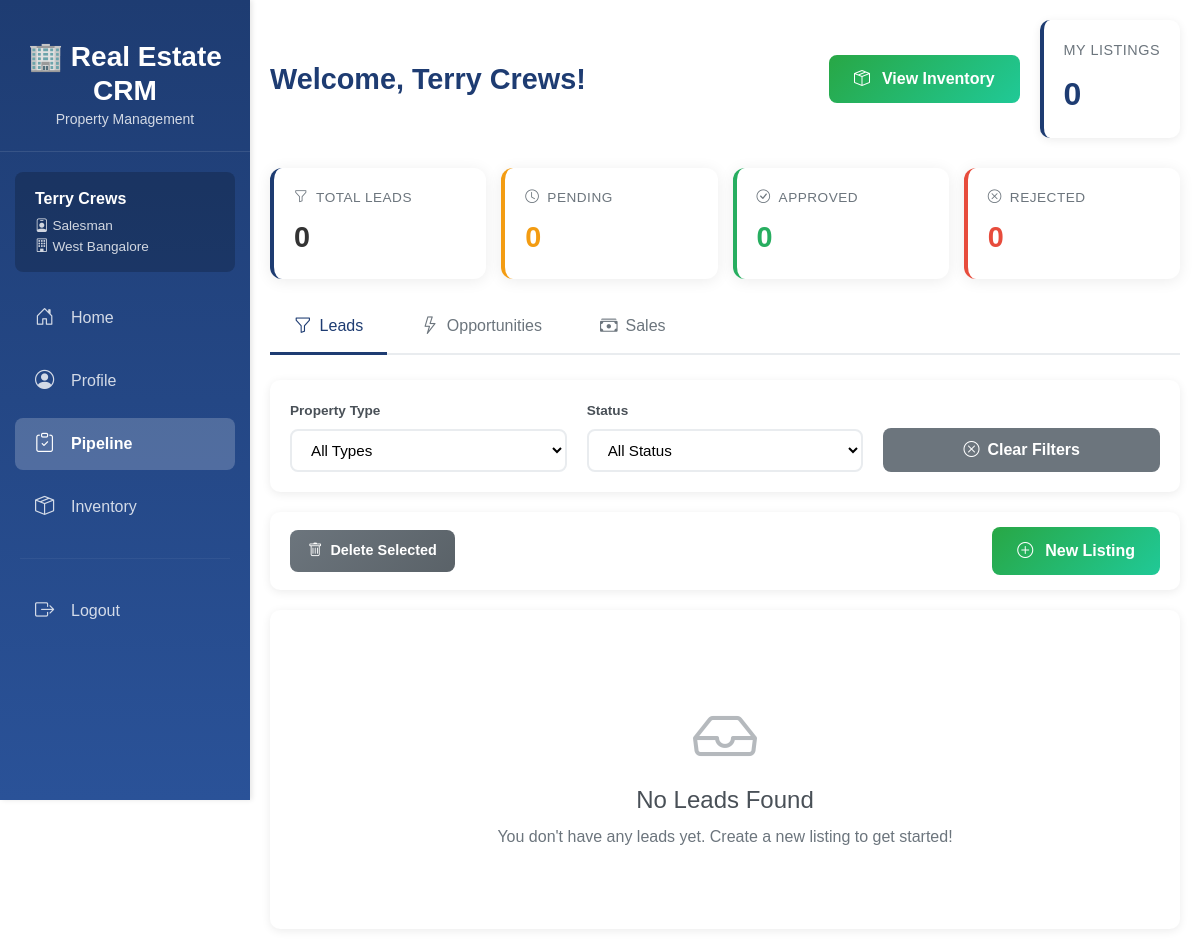
The app's page /dashboard/salesman/ (signed in), older data.
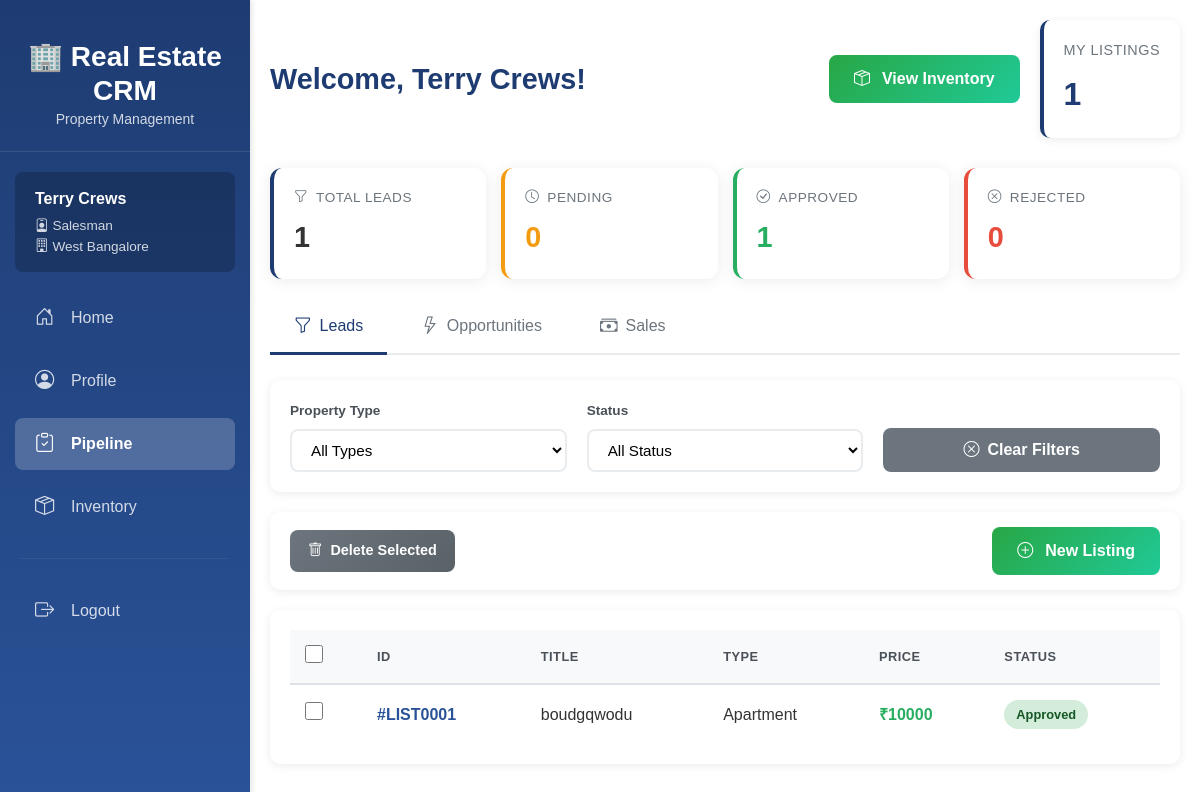
The same page, newer data.
### inventory/models.py (models this page shows, shortened)
class Listing(models.Model):
    class typeChoices(models.TextChoices):
        VILLA = "Villa", "Villa"
        APARTMENT = "Apartment", "Apartment"
        WAREHOUSE = "Warehouse", "Warehouse"
        RETAIL_STORE = "Retail", "Retail Store"
        OFFICE_SPACE = "Office", "Office Space"
    class leadStatusChoices(models.TextChoices):
        PENDING = "Pending", "Pending Approval"
        REJECTED = "Rejected", "Rejected"
        APPROVED = "Approved", "Approved"
    class oppStatusChoices(models.TextChoices):
        PROSPECTING = "Prospecting", "Prospecting"
        NEGOTIATING = "Negotiating", "Negotiating"
        PENDING = "Pending", "Pending Approval"
        REJECTED = "Rejected", "Rejected"
        APPROVED = "Approved", "Approved"
    class saleStatusChoices(models.TextChoices):
        PROCESSING = "Processing", "Processing"
        CLOSED_WON = "ClosedW", "Closed Won"
        CLOSED_LOST = "ClosedL", "Closed Lost"
    id = models.CharField(max_length=10, primary_key=True)
    branch  = models.ForeignKey(
        'org.Branch',
        on_delete=models.CASCADE,
        related_name='listings'
    )
    type = models.TextField(
        choices=typeChoices.choices,
        default=typeChoices.VILLA)
    proposed_price = models.DecimalField(max_digits=12, decimal_places=2)
    title = models.CharField(max_length=200)
    address = models.TextField()
    city = models.CharField(max_length=100)
    lead_status = models.TextField(
        choices=leadStatusChoices.choices,
        default=leadStatusChoices.PENDING
    )
    lead_approved_by = models.ForeignKey(
        'accounts.User',
        on_delete=models.SET_NULL,
        null=True,
        blank=True,
        related_name='approved_leads'
    )
    lead_approved_at = models.DateTimeField(null=True, blank=True)
    opp_status = models.TextField(
        choices=oppStatusChoices.choices,
        null=True, blank=True
    )
    opp_approved_by = models.ForeignKey(
        'accounts.User',
        on_delete=models.SET_NULL,
        null=True,
        blank=True,
        related_name='approved_opportunities'
    )
    opp_approved_at = models.DateTimeField(null=True, blank=True)
    opp_price = models.DecimalField(max_digits=12, decimal_places=2, null=True, blank=True)
    sale_status = models.TextField(
        choices=saleStatusChoices.choices,
        null=True, blank=True
    )
    sale_closed_at = models.DateTimeField(null=True, blank=True)
    sale_price = models.DecimalField(max_digits=12, decimal_places=2, null=True, blank=True)
    created_at = models.DateTimeField(auto_now_add=True)
    updated_at = models.DateTimeField(auto_now=True)
    is_active = models.BooleanField(default=True)
    assigned_salesman = models.ForeignKey(
        'accounts.User',
        on_delete=models.SET_NULL,
        null=True,
        blank=True,
        related_name='assigned_salesmen',
        limit_choices_to={'role': 'Salesman'},
    )
    comments = models.CharField(null=True, max_length=100, blank=True)

### dashboards/views.py (the view, shortened to what this page needs)
# urls.py: path('salesman/', views.salesman_dashboard, name='salesman_dashboard'),
@login_required
@user_passes_test(is_salesman)
def salesman_dashboard(request):
    listings = listings_visible_to(request.user)
    lead_count = listings.filter(
        Q(lead_status=Listing.leadStatusChoices.PENDING) |
        Q(lead_status=Listing.leadStatusChoices.APPROVED) |
        Q(lead_status=Listing.leadStatusChoices.REJECTED)).count()
    lead_active_count = listings.filter(lead_status=Listing.leadStatusChoices.PENDING).count()
    lead_approved_count = listings.filter(lead_status=Listing.leadStatusChoices.APPROVED).count()
    lead_rejected_count = listings.filter(lead_status=Listing.leadStatusChoices.REJECTED).count()
    opp_count = listings.filter(
        Q(opp_status=Listing.oppStatusChoices.PENDING) |
        Q(opp_status=Listing.oppStatusChoices.PROSPECTING) |
        Q(opp_status=Listing.oppStatusChoices.NEGOTIATING) |
        Q(opp_status=Listing.oppStatusChoices.APPROVED) |
        Q(opp_status=Listing.oppStatusChoices.REJECTED)).count()
    opp_active_count = listings.filter(
        Q(opp_status=Listing.oppStatusChoices.PENDING) |
        Q(opp_status=Listing.oppStatusChoices.PROSPECTING) |
        Q(opp_status=Listing.oppStatusChoices.NEGOTIATING)).count()
    opp_approved_count = listings.filter(opp_status=Listing.oppStatusChoices.APPROVED).count()
    opp_rejected_count = listings.filter(opp_status=Listing.oppStatusChoices.REJECTED).count()
    sale_count = listings.filter(
        Q(sale_status=Listing.saleStatusChoices.PROCESSING) |
        Q(sale_status=Listing.saleStatusChoices.CLOSED_WON) |
        Q(sale_status=Listing.saleStatusChoices.CLOSED_LOST)).count()
    sale_active_count = listings.filter(sale_status=Listing.saleStatusChoices.PROCESSING).count()
    sale_won_count = listings.filter(sale_status=Listing.saleStatusChoices.CLOSED_WON).count()
    sale_lost_count = listings.filter(sale_status=Listing.saleStatusChoices.CLOSED_LOST).count()
    stage = request.POST.get('stage', 'lead')
    context = {
        'listings': listings,
        'lead_count': lead_count,
        'lead_active_count': lead_active_count,
        'lead_approved_count': lead_approved_count,
        'lead_rejected_count': lead_rejected_count,
        'opp_count': opp_count,
        'opp_active_count': opp_active_count,
        'opp_approved_count': opp_approved_count,
        'opp_rejected_count': opp_rejected_count,
        'sale_count': sale_count,
        'sale_active_count': sale_active_count,
        'sale_won_count': sale_won_count,
        'sale_lost_count': sale_lost_count,
        'stage': stage
    }
    return render(request, 'dashboards/salesman_dashboard.html', context)

### dashboards/views.py (called while the page is built)
def is_salesman(user):
    return user.groups.filter(name='Salesman').exists()

### inventory/views.py (called while the page is built)
def listings_visible_to(user):
    if not user.is_authenticated:
        return Listing.objects.none()
    if user.role == 'Salesman':
        return Listing.objects.filter(
            branch=user.branch,
            assigned_salesman=user
        )
    elif user.role == 'Manager':
        return Listing.objects.filter(branch=user.branch)
    elif user.role == 'CEO':
        return Listing.objects.all()
    return Listing.objects.none()

### dashboards/templates/dashboards/salesman_dashboard.html (shortened to what the changed rows need)
{% extends 'base.html' %}
{% load static %}
{% block extra_css %}
<link rel="stylesheet" href="{% static 'css/dashboard.css' %}">
<link rel="stylesheet" href="{% static 'css/components.css' %}">
{% endblock %}
{% block content %}
<div class="dashboard-header">
    <h1 class="dashboard-welcome">Welcome, {{ user.get_full_name|default:user.username }}!</h1>
    <div class="stats-overview-card">
        <div class="stats-title">My Listings</div>
        <div class="stats-value">{{ listings|length }}</div>
    </div>
</div>
<div class="stats-group active" id="stats-leads">
    <div class="stats-card total">
        <div class="stats-label"><i class="bi bi-funnel"></i> Total Leads</div>
        <div class="stats-number">{{ lead_count }}</div>
    </div>
    <div class="stats-card approved">
        <div class="stats-label"><i class="bi bi-check-circle"></i> Approved</div>
        <div class="stats-number">{{ lead_approved_count }}</div>
    </div>
</div>
<div id="leads" class="tab-content active">
    <form method="post" id="batch-form-leads">
        <div class="table-container">
            {% if listings %}
            <table id="salesman-leads-table" class="data-table">
                <thead>
                    <tr>
                        <th><input type="checkbox" id="select_all_leads" onchange="toggleSelectAll(this)"></th>
                        <th>ID</th>
                        <th>Title</th>
                        <th>Type</th>
                        <th>Price</th>
                        <th>Status</th>
                    </tr>
                </thead>
                <tbody>
                    {% for listing in listings %}
                    {% if listing.lead_status %}
                    <tr>
                        <td>
                            <input type="checkbox" name="listing_ids" value="{{ listing.id }}" class="listing-checkbox">
                        </td>
                        <td>
                            <a href="{% url 'inventory:listing_detail' listing.pk %}" class="id-link">
                                #{{ listing.id }}
                            </a>
                        </td>
                        <td>{{ listing.title }}</td>
                        <td>{{ listing.get_type_display }}</td>
                        <td class="price-cell">₹{{ listing.proposed_price|floatformat:0 }}</td>
                        <td>
                            {% if listing.lead_status == "Pending" %}
                            <span class="status-badge pending">Pending</span>
                            {% elif listing.lead_status == "Approved" %}
                            <span class="status-badge approved">Approved</span>
                            {% elif listing.lead_status == "Rejected" %}
                            <span class="status-badge rejected">Rejected</span>
                            {% else %}
                            <span class="status-badge">{{ listing.get_lead_status_display }}</span>
                            {% endif %}
                        </td>
                    </tr>
                    {% endif %}
                    {% endfor %}
                </tbody>
            </table>
            {% else %}
            <div class="empty-state">
                <i class="bi bi-inbox"></i>
                <h4>No Leads Found</h4>
                <p>You don't have any leads yet. Create a new listing to get started!</p>
            </div>
            {% endif %}
        </div>
    </form>
</div>
{% endblock %}

Row changes from the older to the newer data that the page shows:
added Listing: id "LIST0001", title "boudgqwodu", type "Apartment", proposed_price "10000", lead_status "Approved"
Text that changed along with them:
{{ listings|length }}: "0" → "1"
{{ lead_count }}: "0" → "1"
{{ lead_approved_count }}: "0" → "1"
form field value: (not shown) → "☐"
text no longer shown: "No Leads Found You don't have any leads yet. Create a new listing to get started!"
text now shown: "ID TITLE TYPE PRICE STATUS"
